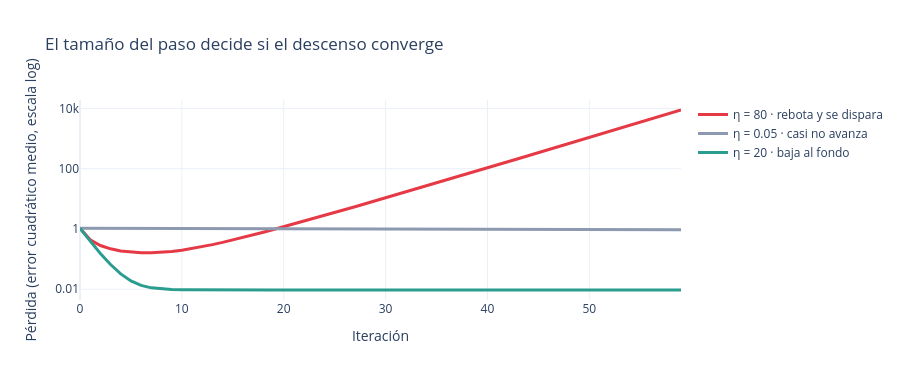

This figure's notebook cell:
### Markdown cell above
> 🎬 **Escena 4 · Cómo aprende la red** — **Momento 3 · Bajar paso a paso**

Abandonamos la respuesta instantánea y pasamos a una **aproximación iterativa** sobre la superficie de costo. En cada ciclo restamos el gradiente del error:

$$w \leftarrow w - \eta \cdot \frac{\partial\, \text{pérdida}}{\partial w}$$

Pero el **tamaño del paso** importa: un salto enorme rebota de lado a lado, y uno minúsculo estanca el avance. A ese regulador lo llamamos **tasa de aprendizaje** ($\eta$). La celda siguiente entrena la misma regresión con tres tasas distintas.

> **Ojo:** en una regresión lineal la superficie de costo es un solo valle y el descenso llega al mínimo global. En una red neuronal hay muchos valles: el descenso llega a **un** mínimo bueno, no necesariamente al global. Adam, la inicialización y la regularización ayudan a caer en uno bueno.

### Code cell
import plotly.graph_objects as go

X = rng_t.normal(size=(2_000, 50)) / np.sqrt(50)
y = X @ rng_t.normal(size=50) + rng_t.normal(0, 0.1, 2_000)

def curva_perdida(eta, pasos=60):
    w, perdidas = np.zeros(X.shape[1]), []
    for _ in range(pasos):
        error = X @ w - y
        perdidas.append(float(np.mean(error ** 2)))
        w -= eta * X.T @ error / len(y)
    return perdidas

fig = go.Figure()
for eta, nombre, color in [(80.0, "η = 80 · rebota y se dispara", "#e63946"),
                           (0.05, "η = 0.05 · casi no avanza", "#8d99ae"),
                           (20.0, "η = 20 · baja al fondo", "#2a9d8f")]:
    fig.add_trace(go.Scatter(y=curva_perdida(eta), name=nombre, line=dict(color=color, width=3)))
fig.update_yaxes(type="log", title="Pérdida (error cuadrático medio, escala log)")
fig.update_xaxes(title="Iteración")
fig.update_layout(title="El tamaño del paso decide si el descenso converge", template="plotly_white", height=380)
fig

### Figure 1 — Plotly figure (JSON) as saved in the notebook; plotly's stock layout.template omitted (floating-point values rounded to 4 significant figures)
{"data": [{"line": {"color": "#e63946", "width": 3}, "name": "η = 80 · rebota y se dispara", "type": "scatter", "y": [1.048, 0.4358, 0.2809, 0.2187, 0.1868, 0.1695, 0.1616, 0.161, 0.1667, 0.1786, 0.1971, 0.2229, 0.2571, 0.3014, 0.3579, 0.4294, 0.5196, 0.6327, 0.7747, 0.9527, 1.176, 1.455, 1.806, 2.246, 2.798, 3.491, 4.362, 5.456, 6.832, 8.562, 10.74, 13.48, 16.93, 21.27, 26.75, 33.65, 42.34, 53.3, 67.12, 84.55, 106.5, 134.3, 169.3, 213.4, 269.2, 339.5, 428.3, 540.4, 681.9, 860.6, 1086.0, 1371.0, 1731.0, 2185.0, 2759.0, 3484.0, 4400.0, 5557.0, 7018.0, 8863.0]}, {"line": {"color": "#8d99ae", "width": 3}, "name": "η = 0.05 · casi no avanza", "type": "scatter", "y": [1.048, 1.046, 1.044, 1.042, 1.04, 1.038, 1.036, 1.034, 1.032, 1.03, 1.028, 1.026, 1.024, 1.022, 1.02, 1.018, 1.016, 1.014, 1.012, 1.01, 1.008, 1.006, 1.004, 1.002, 0.9997, 0.9977, 0.9957, 0.9938, 0.9918, 0.9899, 0.9879, 0.986, 0.984, 0.9821, 0.9801, 0.9782, 0.9763, 0.9744, 0.9724, 0.9705, 0.9686, 0.9667, 0.9648, 0.9629, 0.961, 0.9591, 0.9572, 0.9554, 0.9535, 0.9516, 0.9497, 0.9479, 0.946, 0.9441, 0.9423, 0.9404, 0.9386, 0.9367, 0.9349, 0.9331]}, {"line": {"color": "#2a9d8f", "width": 3}, "name": "η = 20 · baja al fondo", "type": "scatter", "y": [1.048, 0.3891, 0.1536, 0.06596, 0.03221, 0.01881, 0.01335, 0.01108, 0.01013, 0.009715, 0.009537, 0.009459, 0.009425, 0.00941, 0.009403, 0.0094, 0.009399, 0.009398, 0.009398, 0.009398, 0.009398, 0.009398, 0.009398, 0.009398, 0.009398, 0.009398, 0.009398, 0.009398, 0.009398, 0.009398, 0.009398, 0.009398, 0.009398, 0.009398, 0.009398, 0.009398, 0.009398, 0.009398, 0.009398, 0.009398, 0.009398, 0.009398, 0.009398, 0.009398, 0.009398, 0.009398, 0.009398, 0.009398, 0.009398, 0.009398, 0.009398, 0.009398, 0.009398, 0.009398, 0.009398, 0.009398, 0.009398, 0.009398, 0.009398, 0.009398]}], "layout": {"height": 380, "title": {"text": "El tamaño del paso decide si el descenso converge"}, "xaxis": {"title": {"text": "Iteración"}}, "yaxis": {"title": {"text": "Pérdida (error cuadrático medio, escala log)"}, "type": "log"}}}
